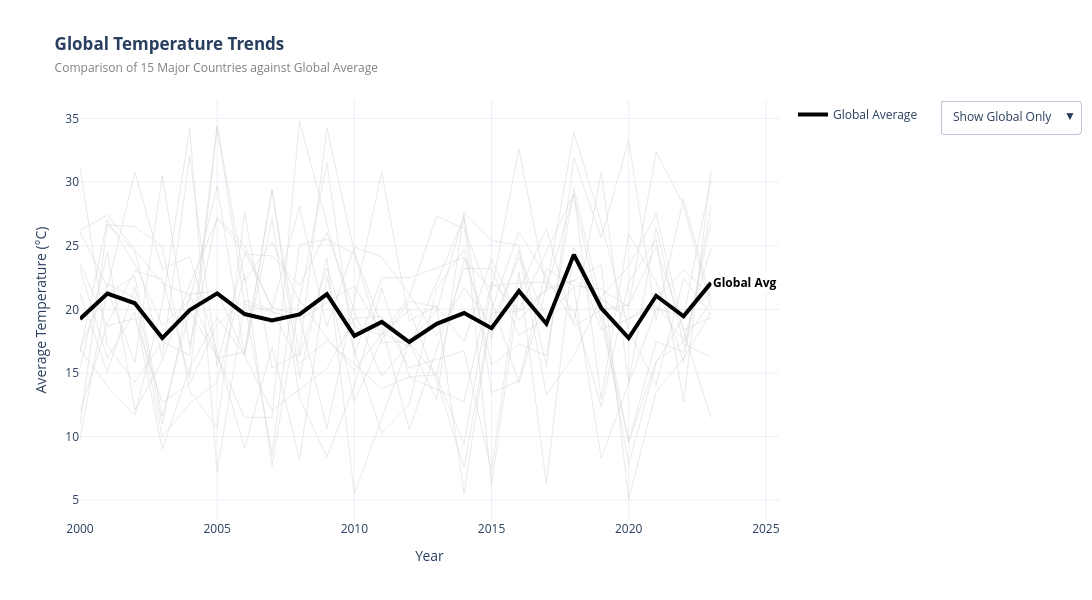

Notebook cell for this chart:
### Markdown cell above
## Global vs Country Average Temperatures Trends

### Code cell
import pandas as pd
import plotly.graph_objects as go

countries = df["Country"].unique()
global_data = df.groupby("Year")["Avg Temperature (°C)"].mean()

fig = go.Figure()

# Layer 1: All Countries (The "Context" - Gray Background)
# adding these first so they sit behind the main global line
for country in countries:
    country_df = df[df["Country"] == country]
    fig.add_trace(go.Scatter(
        x=country_df["Year"],
        y=country_df["Avg Temperature (°C)"],
        mode="lines",
        name=country,
        line=dict(color="lightgray", width=1), # Thin gray lines
        opacity=0.5,
        showlegend=False,  # Hide from legend to keep it clean
        hoverinfo="name+y" # Show country name on hover
    ))

# Layer 2: Global Average
fig.add_trace(go.Scatter(
    x=global_data.index,
    y=global_data.values,
    mode="lines",
    name="Global Average",
    line=dict(color="black", width=4), # Thick black line
    hoverinfo="name+y"
))

# Interactive Dropdown for Highlighting
# Creating a button for each country to highlight it when selected
buttons = []

# "Reset" button (Show only Global Average highlighted)
buttons.append(dict(
    method='update',
    label='Show Global Only',
    args=[{"line.color": ["lightgray"] * len(countries) + ["black"],
           "line.width": [1] * len(countries) + [4],
           "opacity": [0.5] * len(countries) + [1]}]
))

for i, country in enumerate(countries):
    # Create a color list where only the selected country is colored
    # The last item is always Black (Global Average)
    colors = ["lightgray"] * len(countries) + ["black"]
    widths = [1] * len(countries) + [4]
    opacities = [0.3] * len(countries) + [1] # Fade others out more
    dashes = ["solid"] * len(countries) + ["solid"]

    # Highlight the specific country
    colors[i] = "green"
    widths[i] = 3
    opacities[i] = 1.0
    dashes[i] = "dot"

    buttons.append(dict(
        method='update',
        label=country,
        args=[{"line.color": colors,
               "line.width": widths,
               "opacity": opacities,
               "line.dash": dashes}]
    ))

fig.update_layout(
    updatemenus=[dict(
        active=0,
        buttons=buttons,
        x=1.23, # Position dropdown to the right
        y=1,
        xanchor='left',
        yanchor='top'
    )]
)

# Layout & Annotations
fig.update_layout(
    title="<b>Global Temperature Trends</b><br><span style='font-size:12px;color:gray'>Comparison of 15 Major Countries against Global Average</span>",
    xaxis_title="Year",
    yaxis_title="Average Temperature (°C)",
    template="plotly_white",
    width=1100,
    height=600,
    hovermode="x unified",
    margin=dict(r=150)
)

# Annotation for the Global Trend
fig.add_annotation(
    x=global_data.index.max(),
    y=global_data.values[-1],
    text="Global Avg",
    showarrow=False,
    xanchor="left",
    font=dict(color="black", size=12, weight="bold"),
    bgcolor="white"
)

fig.show()

### Figure 1 — Plotly figure (JSON) as saved in the notebook; plotly's stock layout.template omitted (floating-point values rounded to 4 significant figures)
{"data": [{"hoverinfo": "name+y", "line": {"color": "lightgray", "width": 1}, "mode": "lines", "name": "Argentina", "opacity": 0.5, "showlegend": false, "type": "scatter", "x": [2000, 2001, 2002, 2003, 2004, 2005, 2006, 2007, 2008, 2009, 2010, 2012, 2013, 2014, 2015, 2016, 2018, 2019, 2020, 2021, 2022, 2023], "y": [16.9, 21.98, 20.95, 10.0, 12.6, 14.28, 22.75, 7.7, 20.76, 17.77, 15.2, 20.95, 27.32, 26.37, 20.7, 14.2, 28.97, 19.03, 9.567, 15.93, 17.45, 20.63]}, {"hoverinfo": "name+y", "line": {"color": "lightgray", "width": 1}, "mode": "lines", "name": "Australia", "opacity": 0.5, "showlegend": false, "type": "scatter", "x": [2000, 2001, 2002, 2003, 2004, 2005, 2006, 2008, 2010, 2011, 2012, 2014, 2015, 2016, 2017, 2018, 2019, 2020, 2021, 2022, 2023], "y": [11.93, 18.9, 23.02, 22.4, 14.62, 34.4, 20.4, 19.2, 21.83, 18.16, 17.05, 27.2, 6.2, 21.4, 26.35, 18.68, 19.96, 20.35, 24.9, 18.33, 11.5]}, {"hoverinfo": "name+y", "line": {"color": "lightgray", "width": 1}, "mode": "lines", "name": "Brazil", "opacity": 0.5, "showlegend": false, "type": "scatter", "x": [2000, 2001, 2002, 2003, 2004, 2005, 2006, 2007, 2008, 2009, 2010, 2011, 2012, 2013, 2014, 2015, 2016, 2017, 2018, 2019, 2020, 2021, 2022, 2023], "y": [31.2, 17.15, 14.27, 17.45, 16.4, 34.4, 22.23, 25.3, 20.6, 31.5, 16.42, 22.47, 22.5, 23.23, 24.07, 17.75, 24.66, 13.3, 16.3, 21.0, 23.36, 27.5, 18.4, 19.35]}, {"hoverinfo": "name+y", "line": {"color": "lightgray", "width": 1}, "mode": "lines", "name": "Canada", "opacity": 0.5, "showlegend": false, "type": "scatter", "x": [2000, 2001, 2002, 2003, 2004, 2005, 2006, 2007, 2008, 2009, 2010, 2012, 2013, 2014, 2015, 2016, 2017, 2018, 2019, 2020, 2021, 2022, 2023], "y": [19.3, 21.25, 22.6, 11.6, 19.85, 16.19, 16.63, 29.4, 14.63, 24.1, 5.5, 17.38, 12.92, 27.6, 25.4, 25.05, 15.5, 31.9, 25.65, 33.3, 19.2, 28.7, 20.7]}, {"hoverinfo": "name+y", "line": {"color": "lightgray", "width": 1}, "mode": "lines", "name": "China", "opacity": 0.5, "showlegend": false, "type": "scatter", "x": [2000, 2001, 2003, 2004, 2006, 2007, 2008, 2010, 2011, 2012, 2013, 2014, 2015, 2016, 2017, 2018, 2019, 2020, 2021, 2022, 2023], "y": [26.2, 27.4, 22.02, 21.14, 11.5, 11.5, 34.8, 18.6, 17.98, 19.97, 14.4, 7.6, 19.77, 19.82, 21.48, 22.28, 20.85, 19.22, 20.8, 23.1, 21.1]}, {"hoverinfo": "name+y", "line": {"color": "lightgray", "width": 1}, "mode": "lines", "name": "France", "opacity": 0.5, "showlegend": false, "type": "scatter", "x": [2000, 2001, 2002, 2003, 2004, 2005, 2006, 2007, 2008, 2009, 2010, 2011, 2012, 2013, 2014, 2015, 2016, 2017, 2018, 2019, 2020, 2021, 2022, 2023], "y": [16.6, 27.0, 23.53, 18.77, 20.7, 29.7, 16.4, 27.17, 13.0, 8.4, 14.0, 21.7, 14.7, 14.87, 23.94, 21.56, 32.6, 21.65, 22.27, 23.53, 5.1, 13.5, 16.15, 19.75]}, {"hoverinfo": "name+y", "line": {"color": "lightgray", "width": 1}, "mode": "lines", "name": "Germany", "opacity": 0.5, "showlegend": false, "type": "scatter", "x": [2000, 2001, 2002, 2003, 2004, 2005, 2006, 2007, 2008, 2009, 2010, 2011, 2012, 2013, 2014, 2015, 2016, 2017, 2018, 2019, 2021, 2022, 2023], "y": [9.75, 21.57, 15.8, 30.5, 17.07, 27.27, 25.0, 20.06, 28.1, 18.63, 24.9, 24.1, 21.2, 17.9, 21.7, 18.83, 24.1, 19.35, 21.75, 8.3, 20.05, 19.5, 21.3]}, {"hoverinfo": "name+y", "line": {"color": "lightgray", "width": 1}, "mode": "lines", "name": "India", "opacity": 0.5, "showlegend": false, "type": "scatter", "x": [2000, 2001, 2002, 2003, 2004, 2005, 2006, 2007, 2008, 2009, 2011, 2012, 2013, 2014, 2015, 2016, 2017, 2018, 2019, 2020, 2021, 2022, 2023], "y": [21.25, 15.05, 21.78, 11.0, 21.2, 21.45, 16.4, 29.33, 16.3, 23.25, 10.3, 12.5, 21.65, 24.7, 15.65, 17.27, 16.37, 29.5, 20.38, 9.6, 17.48, 16.63, 26.9]}, {"hoverinfo": "name+y", "line": {"color": "lightgray", "width": 1}, "mode": "lines", "name": "Indonesia", "opacity": 0.5, "showlegend": false, "type": "scatter", "x": [2000, 2001, 2002, 2003, 2004, 2005, 2006, 2007, 2008, 2009, 2010, 2011, 2012, 2014, 2015, 2016, 2018, 2019, 2020, 2021, 2022, 2023], "y": [23.59, 18.7, 19.3, 12.7, 14.2, 18.8, 20.7, 19.94, 15.75, 17.55, 15.72, 13.77, 14.7, 12.72, 22.17, 19.95, 29.1, 12.97, 25.93, 22.17, 15.9, 28.15]}, {"hoverinfo": "name+y", "line": {"color": "lightgray", "width": 1}, "mode": "lines", "name": "Japan", "opacity": 0.5, "showlegend": false, "type": "scatter", "x": [2001, 2002, 2003, 2004, 2005, 2006, 2007, 2008, 2009, 2010, 2011, 2012, 2014, 2015, 2016, 2017, 2018, 2019, 2020, 2021, 2022, 2023], "y": [26.65, 26.5, 24.97, 13.58, 10.7, 27.6, 15.4, 16.55, 34.25, 24.5, 18.67, 10.55, 23.2, 23.2, 17.98, 19.24, 24.32, 18.4, 19.25, 20.32, 17.58, 24.8]}, {"hoverinfo": "name+y", "line": {"color": "lightgray", "width": 1}, "mode": "lines", "name": "Mexico", "opacity": 0.5, "showlegend": false, "type": "scatter", "x": [2000, 2001, 2002, 2003, 2004, 2005, 2006, 2007, 2008, 2009, 2010, 2011, 2012, 2013, 2014, 2015, 2016, 2017, 2018, 2019, 2020, 2021, 2022, 2023], "y": [16.9, 13.94, 11.7, 20.4, 34.2, 7.2, 20.55, 8.6, 25.1, 25.5, 24.37, 17.4, 17.5, 19.9, 27.47, 13.45, 14.4, 23.18, 21.85, 21.57, 20.2, 32.38, 28.2, 20.0]}, {"hoverinfo": "name+y", "line": {"color": "lightgray", "width": 1}, "mode": "lines", "name": "Russia", "opacity": 0.5, "showlegend": false, "type": "scatter", "x": [2000, 2001, 2002, 2003, 2004, 2005, 2006, 2007, 2008, 2009, 2010, 2011, 2012, 2013, 2014, 2015, 2016, 2017, 2018, 2019, 2020, 2021, 2022, 2023], "y": [11.0, 26.65, 24.6, 16.23, 32.0, 15.55, 24.33, 24.2, 21.9, 26.05, 19.85, 14.72, 17.4, 14.75, 9.4, 21.85, 22.07, 22.15, 19.9, 12.35, 22.11, 25.5, 12.7, 30.9]}, {"hoverinfo": "name+y", "line": {"color": "lightgray", "width": 1}, "mode": "lines", "name": "South Africa", "opacity": 0.5, "showlegend": false, "type": "scatter", "x": [2000, 2001, 2002, 2003, 2004, 2006, 2007, 2008, 2009, 2010, 2011, 2012, 2013, 2014, 2015, 2016, 2017, 2018, 2019, 2020, 2021, 2022, 2023], "y": [26.11, 21.73, 30.8, 23.17, 24.15, 9.05, 17.1, 8.2, 22.6, 12.75, 17.67, 20.64, 20.2, 17.43, 23.98, 19.14, 21.6, 33.9, 26.8, 18.36, 14.07, 22.43, 19.6]}, {"hoverinfo": "name+y", "line": {"color": "lightgray", "width": 1}, "mode": "lines", "name": "UK", "opacity": 0.5, "showlegend": false, "type": "scatter", "x": [2000, 2001, 2002, 2003, 2004, 2005, 2006, 2007, 2009, 2010, 2011, 2012, 2014, 2015, 2016, 2017, 2018, 2019, 2020, 2021, 2022, 2023], "y": [23.19, 16.15, 19.8, 9.0, 15.4, 19.37, 16.38, 12.05, 15.35, 19.3, 19.45, 15.4, 16.75, 7.3, 22.93, 6.3, 24.9, 20.02, 7.8, 15.78, 19.4, 30.3]}, {"hoverinfo": "name+y", "line": {"color": "lightgray", "width": 1}, "mode": "lines", "name": "USA", "opacity": 0.5, "showlegend": false, "type": "scatter", "x": [2000, 2001, 2002, 2003, 2004, 2005, 2006, 2007, 2008, 2009, 2011, 2012, 2013, 2014, 2015, 2016, 2018, 2019, 2020, 2021, 2022, 2023], "y": [15.44, 24.5, 12.07, 15.95, 22.0, 27.1, 24.54, 20.17, 19.5, 10.62, 30.8, 19.1, 20.3, 5.5, 19.94, 26.13, 18.9, 30.8, 14.25, 26.45, 17.29, 16.26]}, {"hoverinfo": "name+y", "line": {"color": "black", "width": 4}, "mode": "lines", "name": "Global Average", "type": "scatter", "x": [2000, 2001, 2002, 2003, 2004, 2005, 2006, 2007, 2008, 2009, 2010, 2011, 2012, 2013, 2014, 2015, 2016, 2017, 2018, 2019, 2020, 2021, 2022, 2023], "y": [19.24, 21.24, 20.48, 17.74, 19.94, 21.26, 19.63, 19.14, 19.6, 21.2, 17.92, 19.01, 17.44, 18.86, 19.71, 18.52, 21.45, 18.87, 24.3, 20.11, 17.74, 21.07, 19.45, 22.08]}], "layout": {"annotations": [{"bgcolor": "white", "font": {"color": "black", "size": 12, "weight": "bold"}, "showarrow": false, "text": "Global Avg", "x": 2023, "xanchor": "left", "y": 22.08}], "height": 600, "hovermode": "x unified", "margin": {"r": 150}, "title": {"text": "<b>Global Temperature Trends</b><br><span style='font-size:12px;color:gray'>Comparison of 15 Major Countries against Global Average</span>"}, "updatemenus": [{"active": 0, "buttons": [{"args": [{"line.color": ["lightgray", "lightgray", "lightgray", "lightgray", "lightgray", "lightgray", "lightgray", "lightgray", "lightgray", "lightgray", "lightgray", "lightgray", "lightgray", "lightgray", "lightgray", "black"], "line.width": [1, 1, 1, 1, 1, 1, 1, 1, 1, 1, 1, 1, 1, 1, 1, 4], "opacity": [0.5, 0.5, 0.5, 0.5, 0.5, 0.5, 0.5, 0.5, 0.5, 0.5, 0.5, 0.5, 0.5, 0.5, 0.5, 1]}], "label": "Show Global Only", "method": "update"}, {"args": [{"line.color": ["green", "lightgray", "lightgray", "lightgray", "lightgray", "lightgray", "lightgray", "lightgray", "lightgray", "lightgray", "lightgray", "lightgray", "lightgray", "lightgray", "lightgray", "black"], "line.dash": ["dot", "solid", "solid", "solid", "solid", "solid", "solid", "solid", "solid", "solid", "solid", "solid", "solid", "solid", "solid", "solid"], "line.width": [3, 1, 1, 1, 1, 1, 1, 1, 1, 1, 1, 1, 1, 1, 1, 4], "opacity": [1, 0.3, 0.3, 0.3, 0.3, 0.3, 0.3, 0.3, 0.3, 0.3, 0.3, 0.3, 0.3, 0.3, 0.3, 1]}], "label": "Argentina", "method": "update"}, {"args": [{"line.color": ["lightgray", "green", "lightgray", "lightgray", "lightgray", "lightgray", "lightgray", "lightgray", "lightgray", "lightgray", "lightgray", "lightgray", "lightgray", "lightgray", "lightgray", "black"], "line.dash": ["solid", "dot", "solid", "solid", "solid", "solid", "solid", "solid", "solid", "solid", "solid", "solid", "solid", "solid", "solid", "solid"], "line.width": [1, 3, 1, 1, 1, 1, 1, 1, 1, 1, 1, 1, 1, 1, 1, 4], "opacity": [0.3, 1, 0.3, 0.3, 0.3, 0.3, 0.3, 0.3, 0.3, 0.3, 0.3, 0.3, 0.3, 0.3, 0.3, 1]}], "label": "Australia", "method": "update"}, {"args": [{"line.color": ["lightgray", "lightgray", "green", "lightgray", "lightgray", "lightgray", "lightgray", "lightgray", "lightgray", "lightgray", "lightgray", "lightgray", "lightgray", "lightgray", "lightgray", "black"], "line.dash": ["solid", "solid", "dot", "solid", "solid", "solid", "solid", "solid", "solid", "solid", "solid", "solid", "solid", "solid", "solid", "solid"], "line.width": [1, 1, 3, 1, 1, 1, 1, 1, 1, 1, 1, 1, 1, 1, 1, 4], "opacity": [0.3, 0.3, 1, 0.3, 0.3, 0.3, 0.3, 0.3, 0.3, 0.3, 0.3, 0.3, 0.3, 0.3, 0.3, 1]}], "label": "Brazil", "method": "update"}, {"args": [{"line.color": ["lightgray", "lightgray", "lightgray", "green", "lightgray", "lightgray", "lightgray", "lightgray", "lightgray", "lightgray", "lightgray", "lightgray", "lightgray", "lightgray", "lightgray", "black"], "line.dash": ["solid", "solid", "solid", "dot", "solid", "solid", "solid", "solid", "solid", "solid", "solid", "solid", "solid", "solid", "solid", "solid"], "line.width": [1, 1, 1, 3, 1, 1, 1, 1, 1, 1, 1, 1, 1, 1, 1, 4], "opacity": [0.3, 0.3, 0.3, 1, 0.3, 0.3, 0.3, 0.3, 0.3, 0.3, 0.3, 0.3, 0.3, 0.3, 0.3, 1]}], "label": "Canada", "method": "update"}, {"args": [{"line.color": ["lightgray", "lightgray", "lightgray", "lightgray", "green", "lightgray", "lightgray", "lightgray", "lightgray", "lightgray", "lightgray", "lightgray", "lightgray", "lightgray", "lightgray", "black"], "line.dash": ["solid", "solid", "solid", "solid", "dot", "solid", "solid", "solid", "solid", "solid", "solid", "solid", "solid", "solid", "solid", "solid"], "line.width": [1, 1, 1, 1, 3, 1, 1, 1, 1, 1, 1, 1, 1, 1, 1, 4], "opacity": [0.3, 0.3, 0.3, 0.3, 1, 0.3, 0.3, 0.3, 0.3, 0.3, 0.3, 0.3, 0.3, 0.3, 0.3, 1]}], "label": "China", "method": "update"}, {"args": [{"line.color": ["lightgray", "lightgray", "lightgray", "lightgray", "lightgray", "green", "lightgray", "lightgray", "lightgray", "lightgray", "lightgray", "lightgray", "lightgray", "lightgray", "lightgray", "black"], "line.dash": ["solid", "solid", "solid", "solid", "solid", "dot", "solid", "solid", "solid", "solid", "solid", "solid", "solid", "solid", "solid", "solid"], "line.width": [1, 1, 1, 1, 1, 3, 1, 1, 1, 1, 1, 1, 1, 1, 1, 4], "opacity": [0.3, 0.3, 0.3, 0.3, 0.3, 1, 0.3, 0.3, 0.3, 0.3, 0.3, 0.3, 0.3, 0.3, 0.3, 1]}], "label": "France", "method": "update"}, {"args": [{"line.color": ["lightgray", "lightgray", "lightgray", "lightgray", "lightgray", "lightgray", "green", "lightgray", "lightgray", "lightgray", "lightgray", "lightgray", "lightgray", "lightgray", "lightgray", "black"], "line.dash": ["solid", "solid", "solid", "solid", "solid", "solid", "dot", "solid", "solid", "solid", "solid", "solid", "solid", "solid", "solid", "solid"], "line.width": [1, 1, 1, 1, 1, 1, 3, 1, 1, 1, 1, 1, 1, 1, 1, 4], "opacity": [0.3, 0.3, 0.3, 0.3, 0.3, 0.3, 1, 0.3, 0.3, 0.3, 0.3, 0.3, 0.3, 0.3, 0.3, 1]}], "label": "Germany", "method": "update"}, {"args": [{"line.color": ["lightgray", "lightgray", "lightgray", "lightgray", "lightgray", "lightgray", "lightgray", "green", "lightgray", "lightgray", "lightgray", "lightgray", "lightgray", "lightgray", "lightgray", "black"], "line.dash": ["solid", "solid", "solid", "solid", "solid", "solid", "solid", "dot", "solid", "solid", "solid", "solid", "solid", "solid", "solid", "solid"], "line.width": [1, 1, 1, 1, 1, 1, 1, 3, 1, 1, 1, 1, 1, 1, 1, 4], "opacity": [0.3, 0.3, 0.3, 0.3, 0.3, 0.3, 0.3, 1, 0.3, 0.3, 0.3, 0.3, 0.3, 0.3, 0.3, 1]}], "label": "India", "method": "update"}, {"args": [{"line.color": ["lightgray", "lightgray", "lightgray", "lightgray", "lightgray", "lightgray", "lightgray", "lightgray", "green", "lightgray", "lightgray", "lightgray", "lightgray", "lightgray", "lightgray", "black"], "line.dash": ["solid", "solid", "solid", "solid", "solid", "solid", "solid", "solid", "dot", "solid", "solid", "solid", "solid", "solid", "solid", "solid"], "line.width": [1, 1, 1, 1, 1, 1, 1, 1, 3, 1, 1, 1, 1, 1, 1, 4], "opacity": [0.3, 0.3, 0.3, 0.3, 0.3, 0.3, 0.3, 0.3, 1, 0.3, 0.3, 0.3, 0.3, 0.3, 0.3, 1]}], "label": "Indonesia", "method": "update"}, {"args": [{"line.color": ["lightgray", "lightgray", "lightgray", "lightgray", "lightgray", "lightgray", "lightgray", "lightgray", "lightgray", "green", "lightgray", "lightgray", "lightgray", "lightgray", "lightgray", "black"], "line.dash": ["solid", "solid", "solid", "solid", "solid", "solid", "solid", "solid", "solid", "dot", "solid", "solid", "solid", "solid", "solid", "solid"], "line.width": [1, 1, 1, 1, 1, 1, 1, 1, 1, 3, 1, 1, 1, 1, 1, 4], "opacity": [0.3, 0.3, 0.3, 0.3, 0.3, 0.3, 0.3, 0.3, 0.3, 1, 0.3, 0.3, 0.3, 0.3, 0.3, 1]}], "label": "Japan", "method": "update"}, {"args": [{"line.color": ["lightgray", "lightgray", "lightgray", "lightgray", "lightgray", "lightgray", "lightgray", "lightgray", "lightgray", "lightgray", "green", "lightgray", "lightgray", "lightgray", "lightgray", "black"], "line.dash": ["solid", "solid", "solid", "solid", "solid", "solid", "solid", "solid", "solid", "solid", "dot", "solid", "solid", "solid", "solid", "solid"], "line.width": [1, 1, 1, 1, 1, 1, 1, 1, 1, 1, 3, 1, 1, 1, 1, 4], "opacity": [0.3, 0.3, 0.3, 0.3, 0.3, 0.3, 0.3, 0.3, 0.3, 0.3, 1, 0.3, 0.3, 0.3, 0.3, 1]}], "label": "Mexico", "method": "update"}, {"args": [{"line.color": ["lightgray", "lightgray", "lightgray", "lightgray", "lightgray", "lightgray", "lightgray", "lightgray", "lightgray", "lightgray", "lightgray", "green", "lightgray", "lightgray", "lightgray", "black"], "line.dash": ["solid", "solid", "solid", "solid", "solid", "solid", "solid", "solid", "solid", "solid", "solid", "dot", "solid", "solid", "solid", "solid"], "line.width": [1, 1, 1, 1, 1, 1, 1, 1, 1, 1, 1, 3, 1, 1, 1, 4], "opacity": [0.3, 0.3, 0.3, 0.3, 0.3, 0.3, 0.3, 0.3, 0.3, 0.3, 0.3, 1, 0.3, 0.3, 0.3, 1]}], "label": "Russia", "method": "update"}, {"args": [{"line.color": ["lightgray", "lightgray", "lightgray", "lightgray", "lightgray", "lightgray", "lightgray", "lightgray", "lightgray", "lightgray", "lightgray", "lightgray", "green", "lightgray", "lightgray", "black"], "line.dash": ["solid", "solid", "solid", "solid", "solid", "solid", "solid", "solid", "solid", "solid", "solid", "solid", "dot", "solid", "solid", "solid"], "line.width": [1, 1, 1, 1, 1, 1, 1, 1, 1, 1, 1, 1, 3, 1, 1, 4], "opacity": [0.3, 0.3, 0.3, 0.3, 0.3, 0.3, 0.3, 0.3, 0.3, 0.3, 0.3, 0.3, 1, 0.3, 0.3, 1]}], "label": "South Africa", "method": "update"}, {"args": [{"line.color": ["lightgray", "lightgray", "lightgray", "lightgray", "lightgray", "lightgray", "lightgray", "lightgray", "lightgray", "lightgray", "lightgray", "lightgray", "lightgray", "green", "lightgray", "black"], "line.dash": ["solid", "solid", "solid", "solid", "solid", "solid", "solid", "solid", "solid", "solid", "solid", "solid", "solid", "dot", "solid", "solid"], "line.width": [1, 1, 1, 1, 1, 1, 1, 1, 1, 1, 1, 1, 1, 3, 1, 4], "opacity": [0.3, 0.3, 0.3, 0.3, 0.3, 0.3, 0.3, 0.3, 0.3, 0.3, 0.3, 0.3, 0.3, 1, 0.3, 1]}], "label": "UK", "method": "update"}, {"args": [{"line.color": ["lightgray", "lightgray", "lightgray", "lightgray", "lightgray", "lightgray", "lightgray", "lightgray", "lightgray", "lightgray", "lightgray", "lightgray", "lightgray", "lightgray", "green", "black"], "line.dash": ["solid", "solid", "solid", "solid", "solid", "solid", "solid", "solid", "solid", "solid", "solid", "solid", "solid", "solid", "dot", "solid"], "line.width": [1, 1, 1, 1, 1, 1, 1, 1, 1, 1, 1, 1, 1, 1, 3, 4], "opacity": [0.3, 0.3, 0.3, 0.3, 0.3, 0.3, 0.3, 0.3, 0.3, 0.3, 0.3, 0.3, 0.3, 0.3, 1, 1]}], "label": "USA", "method": "update"}], "x": 1.23, "xanchor": "left", "y": 1, "yanchor": "top"}], "width": 1100, "xaxis": {"title": {"text": "Year"}}, "yaxis": {"title": {"text": "Average Temperature (°C)"}}}}
